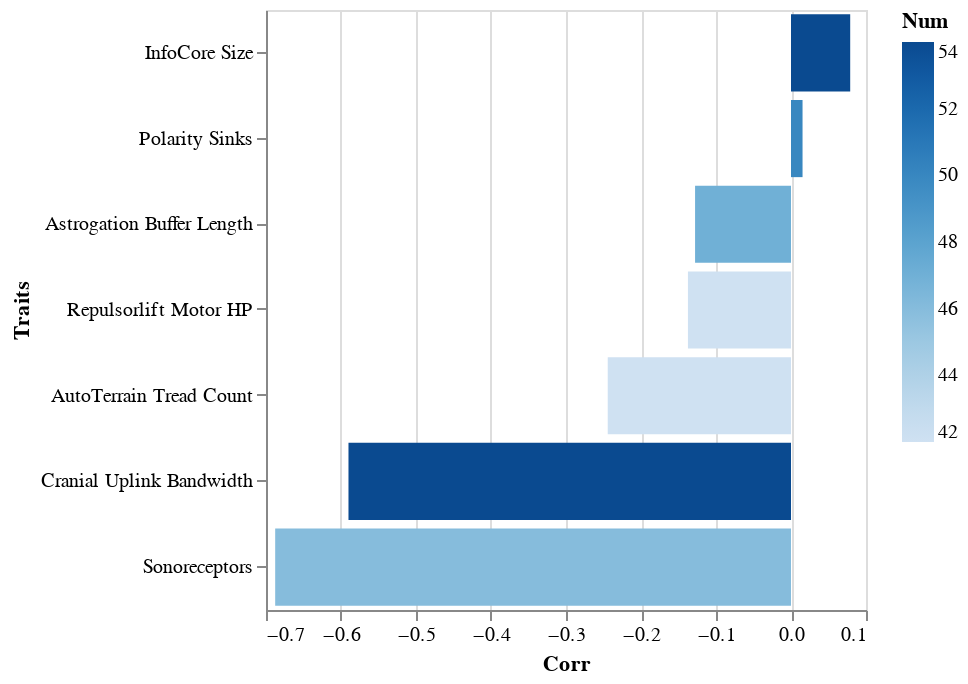

The code cell stored with this chart in its notebook:
### Markdown cell above
### 3. Show the correlation between quantitative traits with productivity

### Code cell
trait_corr()

### Figure 1 — Vega-Lite specification as saved in the notebook (floating-point values rounded to 4 significant figures)
{"config": {"view": {"continuousWidth": 400, "continuousHeight": 300}}, "data": {"name": "data-9208ce3c9f4c6c02a443dfc81cfc746c"}, "mark": "bar", "encoding": {"color": {"type": "quantitative", "field": "Num"}, "tooltip": [{"type": "quantitative", "field": "Corr"}, {"type": "quantitative", "field": "Num"}], "x": {"type": "quantitative", "field": "Corr"}, "y": {"type": "nominal", "field": "Traits", "sort": {"field": "Corr", "order": "descending"}}}, "height": 300, "width": 300, "$schema": "https://vega.github.io/schema/vega-lite/v4.8.1.json", "datasets": {"data-9208ce3c9f4c6c02a443dfc81cfc746c": [{"Traits": "Astrogation Buffer Length", "Corr": -0.1279, "Num": 47.0}, {"Traits": "InfoCore Size", "Corr": 0.07893, "Num": 54.0}, {"Traits": "AutoTerrain Tread Count", "Corr": -0.2444, "Num": 42.0}, {"Traits": "Polarity Sinks", "Corr": 0.01539, "Num": 50.0}, {"Traits": "Cranial Uplink Bandwidth", "Corr": -0.59, "Num": 54.0}, {"Traits": "Repulsorlift Motor HP", "Corr": -0.1374, "Num": 42.0}, {"Traits": "Sonoreceptors", "Corr": -0.6878, "Num": 46.0}]}}
